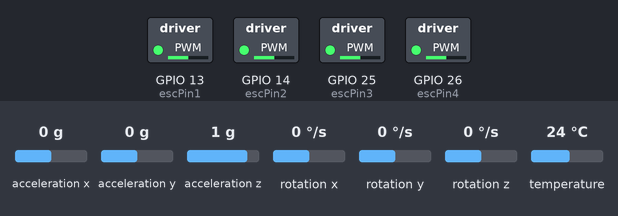
Recording of a sketch running on a simulated ESP32. Parts: switched loads named in the sketch (green lamp = pin HIGH). The inputs (shaded band) are chosen by the test bench; at power-on: acceleration x 0 g, acceleration y 0 g, acceleration z 1 g, rotation x 0 °/s, rotation y 0 °/s, rotation z 0 °/s, temperature 24 °C. What the sketch prints to the serial monitor is not drawn.

Above: at 6.2 s.
6.3 s: acceleration x set to -0.8 g
At 7.1 s:
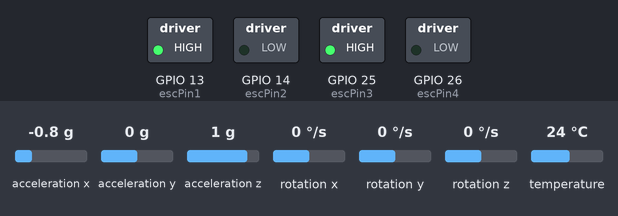
8.1 s: acceleration x set to 0.8 g
At 10.9 s:
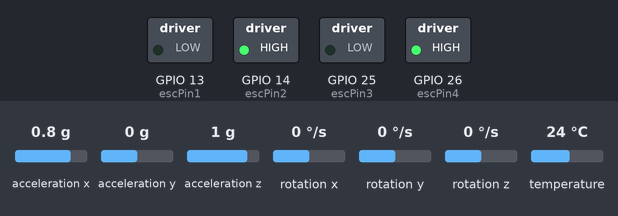
11.1 s: acceleration x set to -0.8 g
At 13.0 s:
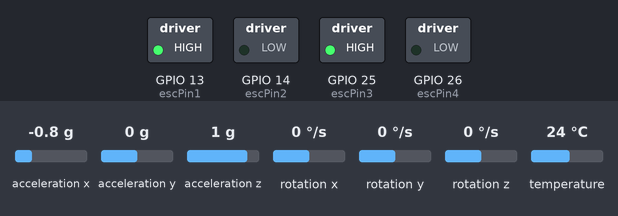
Timing chart, 0 to 14.5 s (numbered marks = the images above; inputs shaded):
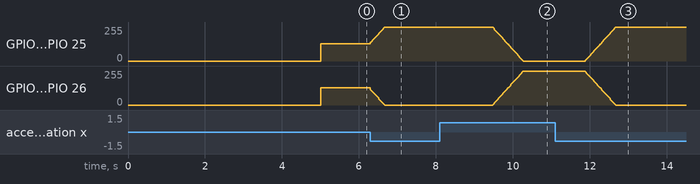

Measured:
- after the input at 6.3 s, GPIO 13 (escPin1), GPIO 25 (escPin3): moves from 128/255 to 255/255 over 0.37 s, starting at once; GPIO 14 (escPin2), GPIO 26 (escPin4): moves from 128/255 to 0/255 over 0.37 s, starting at once
- after the input at 8.1 s, GPIO 13 (escPin1), GPIO 25 (escPin3): moves from 255/255 to 0/255 over 0.80 s, starting after 1.4 s; GPIO 14 (escPin2), GPIO 26 (escPin4): moves from 0/255 to 255/255 over 0.80 s, starting after 1.4 s
- after the input at 11.1 s, GPIO 13 (escPin1), GPIO 25 (escPin3): moves from 0/255 to 255/255 over 0.80 s, starting after 0.78 s; GPIO 14 (escPin2), GPIO 26 (escPin4): moves from 255/255 to 0/255 over 0.80 s, starting after 0.78 s

The sketch:

main_sketch.ino
```cpp
#include <Wire.h>
#include <Adafruit_MPU6050.h>
#include <Adafruit_Sensor.h>
#include <Adafruit_HMC5883_U.h>
#include <driver/ledc.h>

Adafruit_MPU6050 mpu;
Adafruit_HMC5883_Unified mag = Adafruit_HMC5883_Unified(12345);

// ESC pins
const int escPin1 = 13;
const int escPin2 = 14;
const int escPin3 = 25;
const int escPin4 = 26;

// PWM properties
const int freq = 5000;
const int resolution = 8;

// Channels
const int channel1 = 0;
const int channel2 = 1;
const int channel3 = 2;
const int channel4 = 3;

// PID parameters
float Kp = 1.0; // Proportional gain
float Ki = 0.5; // Integral gain
float Kd = 0.1; // Derivative gain

float setpoint = 0.0; // Desired orientation
float integral = 0;
float last_error = 0;

void setup() {
  Serial.begin(115200);
  if (!mpu.begin()) {
    Serial.println("Failed to find MPU6050 chip");
    while (1) {
      delay(10);
    }
  }

  if (!mag.begin()) {
    Serial.println("Failed to find HMC5883 chip");
    while (1) {
      delay(10);
    }
  }

  Serial.println("MPU6050 and HMC5883 initialized");

  // Configure PWM
  ledcSetup(channel1, freq, resolution);
  ledcSetup(channel2, freq, resolution);
  ledcSetup(channel3, freq, resolution);
  ledcSetup(channel4, freq, resolution);

  // Attach the channels to the GPIO pins
  ledcAttachPin(escPin1, channel1);
  ledcAttachPin(escPin2, channel2);
  ledcAttachPin(escPin3, channel3);
  ledcAttachPin(escPin4, channel4);

  // Initialize ESCs with minimum signal (usually 1000 microseconds)
  ledcWrite(channel1, 0);
  ledcWrite(channel2, 0);
  ledcWrite(channel3, 0);
  ledcWrite(channel4, 0);

  delay(5000); // Give ESCs time to initialize
}

float calculatePID(float setpoint, float measured_value) {
  float error = setpoint - measured_value;
  integral += error;
  float derivative = error - last_error;
  float output = Kp * error + Ki * integral + Kd * derivative;
  last_error = error;
  return output;
}

void loop() {
  // Read sensor data
  sensors_event_t a, g, temp;
  mpu.getEvent(&a, &g, &temp);

  // Assuming we're using the pitch (angle around X-axis) for control
  float measured_value = a.acceleration.x; // Replace with actual axis as needed

  // Calculate PID output
  float pid_output = calculatePID(setpoint, measured_value);

  // Convert PID output to motor speed adjustments
  int base_speed = 128; // Mid-range value for 8-bit PWM (0-255)
  int escValue1 = constrain(base_speed + pid_output, 0, 255);
  int escValue2 = constrain(base_speed - pid_output, 0, 255);
  int escValue3 = constrain(base_speed + pid_output, 0, 255);
  int escValue4 = constrain(base_speed - pid_output, 0, 255);

  // Apply motor speeds
  ledcWrite(channel1, escValue1);
  ledcWrite(channel2, escValue2);
  ledcWrite(channel3, escValue3);
  ledcWrite(channel4, escValue4);

  delay(10);
}
```
